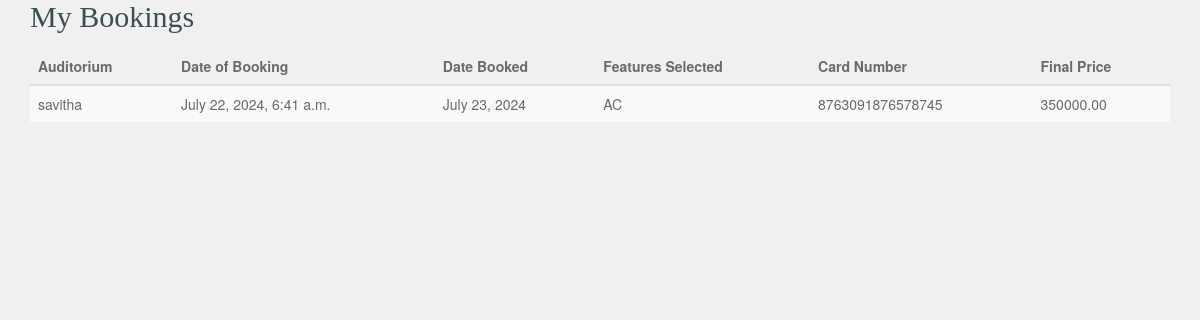
/user_my_bookings/ (signed in), run on an earlier commit of the app's database.
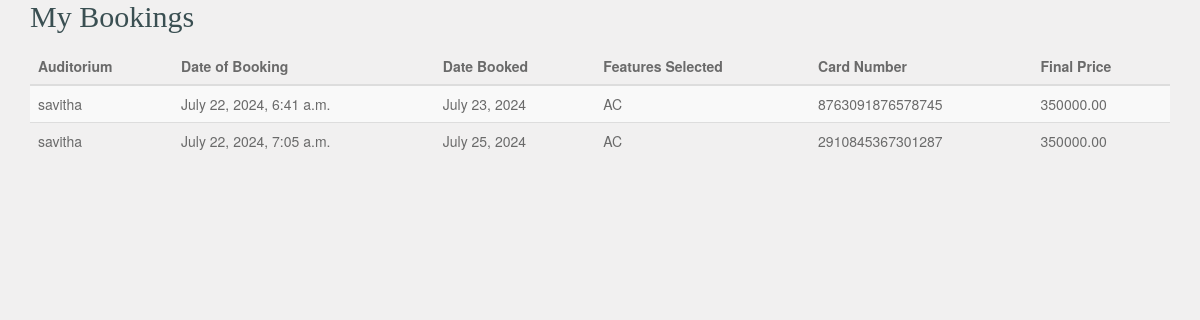
And on a later commit of the database.
### auditorium/models.py (models this page shows, shortened)
class BookingHistory(models.Model):
    auditorium = models.ForeignKey(Auditorium, on_delete=models.CASCADE)
    user = models.ForeignKey(settings.AUTH_USER_MODEL, on_delete=models.CASCADE)
    date_booked = models.DateField()
    date_of_booking = models.DateTimeField(auto_now_add=True)
    features_selected = models.TextField()  # To store a comma-separated list of features
    final_price = models.DecimalField(max_digits=10, decimal_places=2)
    card_number = models.CharField(max_length=16)
    cvv = models.CharField(max_length=4)
    admin_amount = models.DecimalField(max_digits=10, decimal_places=2, editable=False)

class Auditorium(models.Model):
    user = models.ForeignKey(User, on_delete=models.CASCADE)
    location = models.CharField(max_length=255)
    capacity = models.IntegerField()
    features = models.ManyToManyField('Feature', related_name='auditoriums', blank=True)
    price = models.DecimalField(max_digits=10, decimal_places=2)
    images = models.ImageField(upload_to='auditorium_images/', blank=True, default='../static/images/blue_mac2.jpg')
    approved = models.BooleanField(default=False)  # Ensure this field exists

class User(AbstractBaseUser, PermissionsMixin):
    username = models.CharField(max_length=150, unique=True)
    email = models.EmailField(unique=True)
    role = models.CharField(max_length=50, blank=True, null=True)
    is_staff = models.BooleanField(default=False)
    is_active = models.BooleanField(default=True)
    groups = models.ManyToManyField(Group, related_name='custom_user_groups')
    user_permissions = models.ManyToManyField(Permission, related_name='custom_user_permissions')
    objects = CustomUserManager()
    USERNAME_FIELD = 'email'
    REQUIRED_FIELDS = ['username']

### auditorium/views.py (the view)
# urls.py: path('user_my_bookings/', views.user_my_bookings, name='user_my_bookings'),
@login_required
def user_my_bookings(request):
    bookings = BookingHistory.objects.filter(user=request.user)
    context = {
        'bookings': bookings
    }
    return render(request, 'user_my_bookings.html', context)

### auditorium/templates/user_my_bookings.html (shortened to what this page needs)
<!DOCTYPE html>
<html lang="en-US">
<head>
    <link rel="stylesheet" href="../static/css/bootstrap.min.css">
    <link rel="stylesheet" href="../static/css/font-awesome.min.css">
    <link rel="stylesheet" href="../static/css/style.css" media="screen"/>
</head>
<body>
    <div class="container">
        <h2>My Bookings</h2>
        <table class="table table-striped">
            <thead>
                <tr>
                    <th>Auditorium</th>
                    <th>Date of Booking</th>
                    <th>Date Booked</th>
                    <th>Features Selected</th>
                    <th>Card Number</th>
                    <th>Final Price</th>
                </tr>
            </thead>
            <tbody>
                {% for booking in bookings %}
                    <tr>
                        <td>{{ booking.auditorium.user.username }}</td>
                        <td>{{ booking.date_of_booking }}</td>
                        <td>{{ booking.date_booked }}</td>
                        <td>{{ booking.features_selected }}</td>
                        <td>{{ booking.card_number }}</td>
                        <td>{{ booking.final_price }}</td>
                    </tr>
                {% empty %}
                    <tr>
                        <td colspan="6">No bookings found.</td>
                    </tr>
                {% endfor %}
            </tbody>
        </table>
    </div>
</body>
</html>

What changed in the data, as far as the page shows it:
added BookingHistory: auditorium.user.username "savitha", date_of_booking "July 22, 2024, 7:05 a.m.", date_booked "July 25, 2024", features_selected "AC", card_number "2910845367301287", final_price "350000.00"
